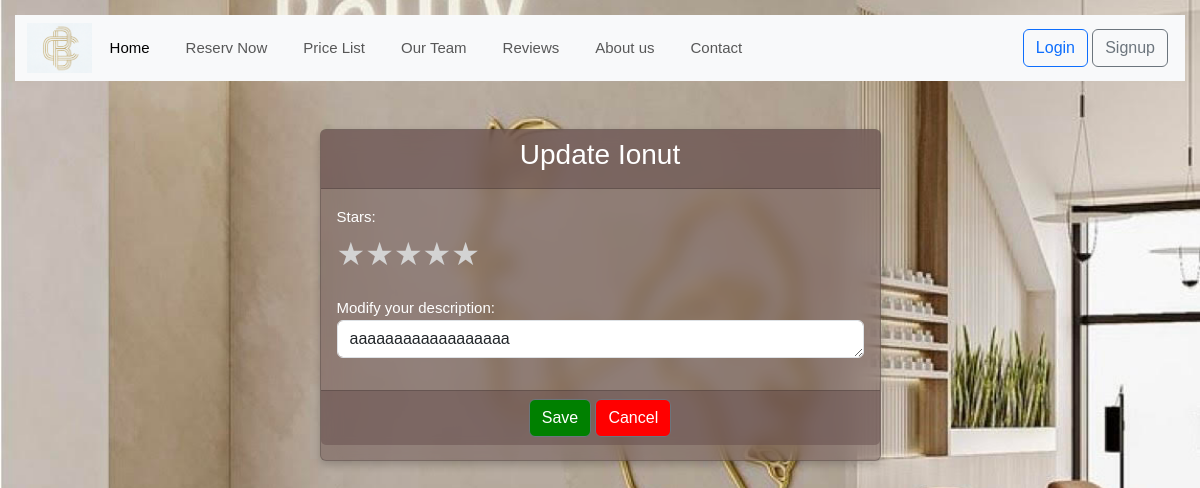
Before: /update-review/2/ with the older database file.
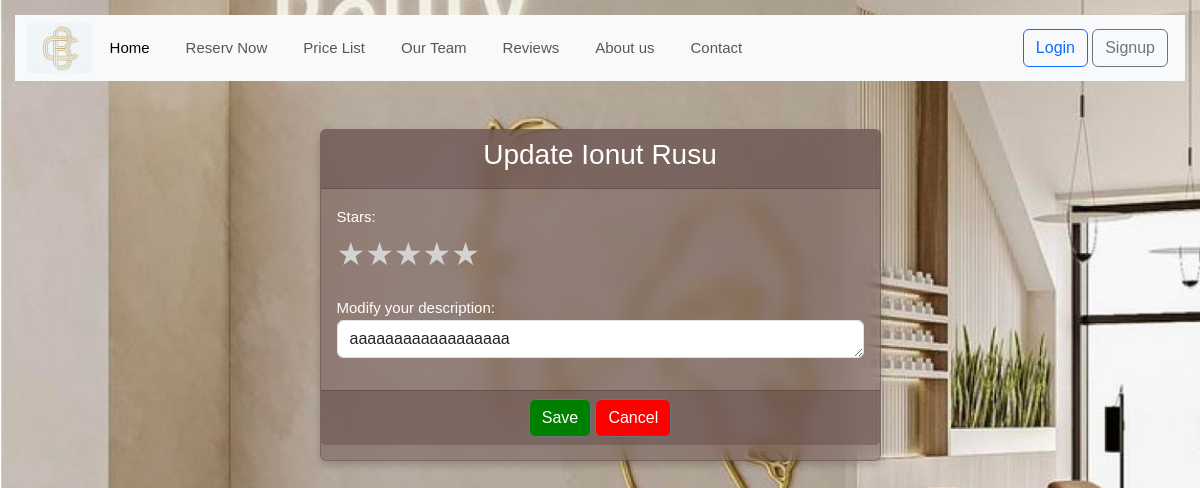
After: the same page with the newer database file.
### reservation/models.py (models this page shows, shortened)
class Review(models.Model):
    user = models.ForeignKey(User, on_delete=models.CASCADE)
    stylist = models.ForeignKey(Stylist, on_delete=models.CASCADE)
    stars = models.PositiveIntegerField()
    description = models.TextField()

class Stylist(models.Model):
    name = models.CharField(max_length=255)
    email = models.EmailField(max_length=50)
    description = models.TextField()
    active = models.BooleanField(default=True)
    profile = models.ImageField(null=True, blank=True, upload_to="stylist_profile/")
    def __str__(self):
        return self.name

### reservation/views.py (the view)
# urls.py: path('update-review/<int:pk>/', views.ReviewUpdateView.as_view(), name='update_review'),
class ReviewUpdateView(UpdateView, LoginRequiredMixin, PermissionRequiredMixin, ):
    template_name = 'review/update_review.html'
    model = Review
    form_class = ReviewUpdateForm
    success_url = reverse_lazy('reviews_list')
    permission_required = "review.change_review"

### reservation/forms.py
class ReviewUpdateForm(forms.ModelForm):
    class Meta:
        model = Review
        fields = ['stars', 'description']
        widgets = {
            'stars': forms.HiddenInput(),
            'description': forms.Textarea(
                attrs={'class': 'form-control', 'placeholder': 'Please enter a review', 'rows': 1}),
        }

### templates/review/update_review.html (shortened to what this page needs)
{% extends 'base.html' %}
{% block content %}
    <div class="container-fluid">
        <div class="row " >
            <div class="col-md-6 offset-md-3 gy-5" >
                <div class="card" style="background-color: rgb(95 71 71 /43%)">
                    <div class="card-header" style="background-color: rgb(95 71 71 /43%)">
                        <h3 class="text-center" >Update {{review.stylist}}</h3>
                    </div>
                    <form method="post" enctype="multipart/form-data" >
                        <div class="card-body" >
                            <p>
                                {{ form.stars.label_tag }}
                                <span class="stars" id="starRating">
                                <span class="star" data-value="1">&#9733;</span>
                                <span class="star" data-value="2">&#9733;</span>
                                <span class="star" data-value="3">&#9733;</span>
                                <span class="star" data-value="4">&#9733;</span>
                                <span class="star" data-value="5">&#9733;</span>
                                </span>
                            </p>
                            <p>Modify your description:
                                {{ form.description }}
                            </p>
                        </div>
                         <div class="card-footer text-center" style="background-color: rgb(95 71 71 /43%)">
                            <button type="submit" class="btn btn-secondary" style="background-color: green">Save</button>
                            <a href="{% url 'reviews_list' %}" class="btn btn-secondary" style="background-color: red">Cancel</a>
                        </div>
                    </form>
                </div>
            </div>
        </div>
    </div>
{% endblock %}

Changed rows visible on the page:
changed through a linked row, Review "aaaaaaaaaaaaaaaaaa": stylist "Ionut" → "Ionut Rusu"
